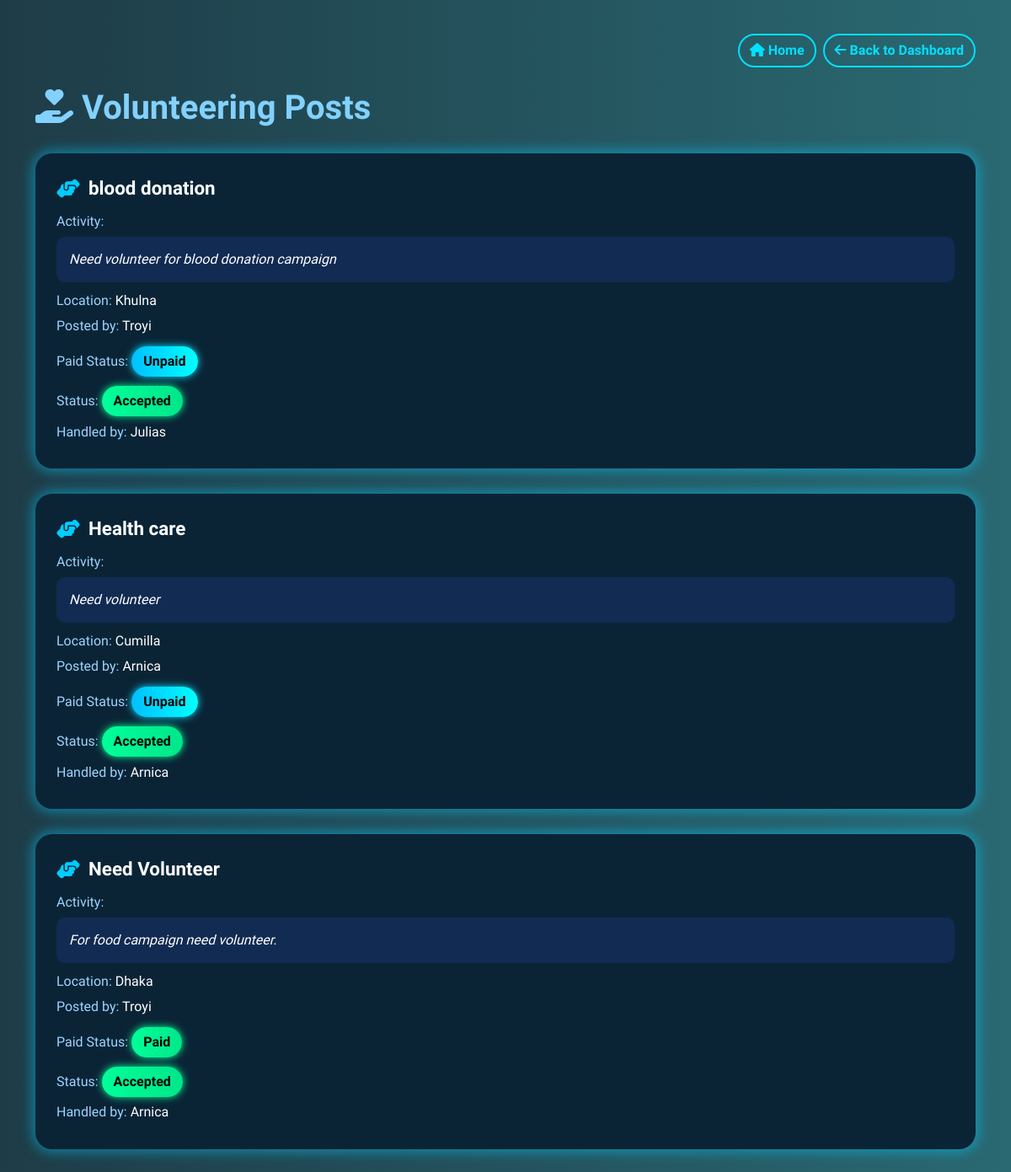
/user/provider_volunteering_posts/ (signed in), run on an earlier commit of the app's database.
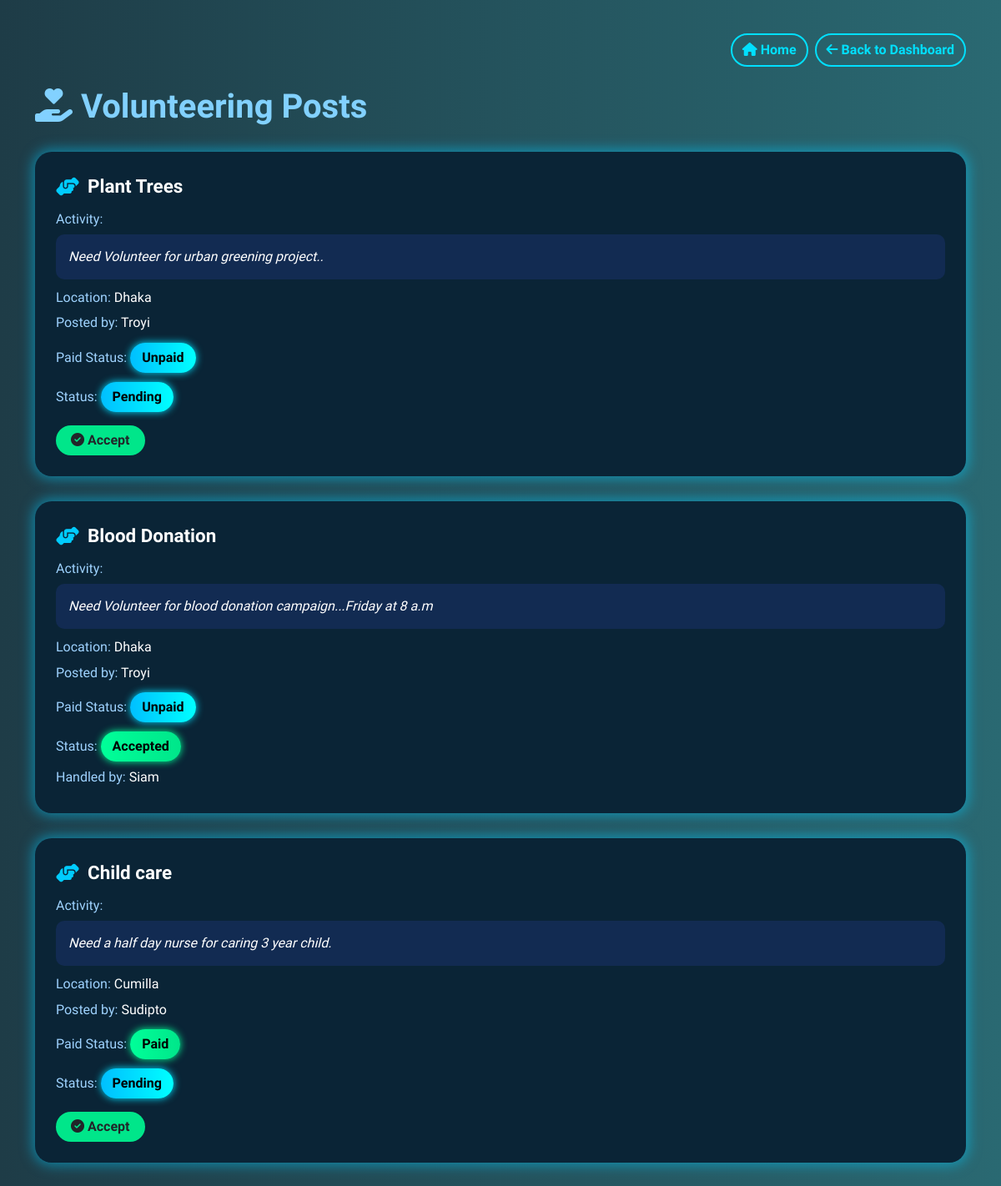
And on a later commit of the database.
### users/models.py (models this page shows, shortened)
class VolunteeringService(models.Model):
    STATUS_CHOICES = (
        ('Pending', 'Pending'),
        ('Accepted', 'Accepted'),
        ('Rejected', 'Rejected'),
    )
    customer = models.ForeignKey(User, on_delete=models.CASCADE, related_name='volunteering_requests')
    title = models.CharField(max_length=100)
    activity = models.TextField()
    location = models.CharField(max_length=100)
    is_paid = models.BooleanField(default=False)
    created_at = models.DateTimeField(auto_now_add=True)
    updated_at = models.DateTimeField(auto_now=True)
    accepted_by = models.ForeignKey(User, null=True, blank=True, on_delete=models.SET_NULL, related_name='accepted_volunteering', limit_choices_to={'role': 'provider'})
    status = models.CharField(max_length=10, choices=STATUS_CHOICES, default='Pending')

class User(AbstractUser):
    ROLE_CHOICES = (
        ('customer', 'Customer'),
        ('provider', 'Provider'),
    )
    role = models.CharField(max_length=10, choices=ROLE_CHOICES)
    phone_number = models.CharField(max_length=15, blank=True, null=True)

### users/views.py (the view, shortened to what this page needs)
# urls.py: path('provider_volunteering_posts/', views.provider_volunteering_posts, name='provider_volunteering_posts'),
@login_required
def provider_volunteering_posts(request):
    posts = VolunteeringService.objects.all()
    return render(request, 'provider_volunteering_posts.html', {'posts': posts})

### templates/provider_volunteering_posts.html (shortened to what this page needs)
<!DOCTYPE html>
<html lang="en">
<head>
    <link href="https://cdn.jsdelivr.net/npm/bootstrap@5.3.0/dist/css/bootstrap.min.css" rel="stylesheet">
    <link href="https://cdnjs.cloudflare.com/ajax/libs/font-awesome/6.4.0/css/all.min.css" rel="stylesheet">
</head>
<body>
<div class="container">
    <div class="d-flex justify-content-end mb-4">
        <a href="{% url 'home' %}" class="btn btn-outline-info me-2">
            <i class="fas fa-home"></i> Home
        </a>
        <a href="{% url 'provider_dashboard' %}" class="btn btn-outline-info">
            <i class="fas fa-arrow-left"></i> Back to Dashboard
        </a>
    </div>
    <h1><i class="fas fa-hand-holding-heart"></i> Volunteering Posts</h1>
    {% for post in posts %}
    <div class="glow-box {% if post.status == 'Accepted' %}glow-green{% else %}glow-blue{% endif %}">
        <div class="post-title">
            <i class="fas fa-hands-helping"></i> {{ post.title }}
        </div>
        <div class="post-content">
            <p><span class="label">Activity:</span></p>
            <div class="activity-box">{{ post.activity }}</div>
            <p><span class="label">Location:</span> {{ post.location }}</p>
            <p><span class="label">Posted by:</span> {{ post.customer.get_full_name|default:post.customer.username }}</p>
            <p>
                <span class="label">Paid Status:</span>
                {% if post.is_paid %}
                    <span class="status-pill status-accepted">Paid</span>
                {% else %}
                    <span class="status-pill">Unpaid</span>
                {% endif %}
            </p>
            {% if post.status == 'Pending' %}
                <p><span class="label">Status:</span> <span class="status-pill">Pending</span></p>
                <form method="POST" class="mt-3">
                    <button type="submit" name="action" value="accept" class="btn btn-accept">
                        <i class="fas fa-check-circle"></i> Accept
                    </button>
                </form>
            {% else %}
                <p><span class="label">Status:</span> <span class="status-pill status-accepted">Accepted</span></p>
                <p><span class="label">Handled by:</span> {{ post.accepted_by.get_full_name|default:post.accepted_by.username }}</p>
            {% endif %}
        </div>
    </div>
    {% empty %}
    <div class="alert alert-light text-dark">No volunteering posts available.</div>
    {% endfor %}
</div>
</body>
</html>

What changed in the data, as far as the page shows it:
removed VolunteeringService: title "blood donation", activity "Need volunteer for blood donation campaign", location "Khulna", customer.get_full_name "Troyi", is_paid "Unpaid", accepted_by.get_full_name "Julias"
removed VolunteeringService: title "Health care", activity "Need volunteer", location "Cumilla", customer.get_full_name "Arnica", is_paid "Unpaid", accepted_by.get_full_name "Arnica"
removed VolunteeringService: title "Need Volunteer", activity "For food campaign need volunteer.", location "Dhaka", customer.get_full_name "Troyi", is_paid "Paid", accepted_by.get_full_name "Arnica"
added VolunteeringService: title "Plant Trees", activity "Need Volunteer for urban greening project..", location "Dhaka", customer.get_full_name "Troyi", is_paid "Unpaid"
added VolunteeringService: title "Blood Donation", activity "Need Volunteer for blood donation campaign...Friday at 8 a.m", location "Dhaka", customer.get_full_name "Troyi", is_paid "Unpaid", accepted_by.get_full_name "Siam"
added VolunteeringService: title "Child care", activity "Need a half day nurse for caring 3 year child.", location "Cumilla", customer.get_full_name "Sudipto", is_paid "Paid"
